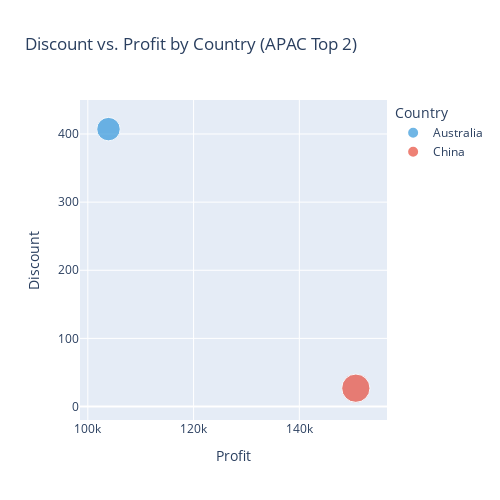

The notebook cell saved with this chart:
### Code cell
import pandas as pd
import plotly.express as px

# 데이터 불러오기
df = pd.read_csv('superstore.csv')
df_copy = df[['Year', 'Market', 'Country', 'Sales', 'Profit', 'Discount']].copy()

# APAC 데이터 필터링
apac_data = df_copy[df_copy['Market'] == 'APAC']

# 오스트레일리아와 중국만 선택 (올바른 방법)
aus_china = apac_data[apac_data['Country'].isin(['Australia', 'China'])]

# 그룹화하여 국가별 Sales, Profit 합계 계산
country_sales_profit_apac = aus_china.groupby('Country', as_index=False)[['Sales', 'Profit', 'Discount']].sum()

# 음수 Profit 값을 0으로 설정
country_sales_profit_apac['Profit'] = country_sales_profit_apac['Profit'].clip(lower=0)

# 시각화: Profit vs Discount (국가별 크기 비교)
fig = px.scatter(country_sales_profit_apac, x='Profit', y='Discount', color='Country', 
                 size='Profit', hover_data=['Discount'],color_discrete_map={'Australia': '#3498DB', 'China': '#E74C3C'},
                 title="Discount vs. Profit by Country (APAC Top 2)")

fig.update_layout(width=500, height=500, 
                  font=dict(size=12))  # 폰트 크기 조정

fig.show()

### Figure 1 — Plotly figure (JSON) as saved in the notebook; plotly's stock layout.template omitted (floating-point values rounded to 4 significant figures)
{"data": [{"hovertemplate": "Country=Australia<br>Profit=%{marker.size}<br>Discount=%{y}<extra></extra>", "legendgroup": "Australia", "marker": {"color": "#3498DB", "size": [103900.0], "sizemode": "area", "sizeref": 376.7, "symbol": "circle"}, "mode": "markers", "name": "Australia", "orientation": "v", "showlegend": true, "type": "scatter", "x": [103900.0], "xaxis": "x", "y": [407.2], "yaxis": "y"}, {"hovertemplate": "Country=China<br>Profit=%{marker.size}<br>Discount=%{y}<extra></extra>", "legendgroup": "China", "marker": {"color": "#E74C3C", "size": [150700.0], "sizemode": "area", "sizeref": 376.7, "symbol": "circle"}, "mode": "markers", "name": "China", "orientation": "v", "showlegend": true, "type": "scatter", "x": [150700.0], "xaxis": "x", "y": [26.9], "yaxis": "y"}], "layout": {"font": {"size": 12}, "height": 500, "legend": {"itemsizing": "constant", "title": {"text": "Country"}, "tracegroupgap": 0}, "title": {"text": "Discount vs. Profit by Country (APAC Top 2)"}, "width": 500, "xaxis": {"anchor": "y", "domain": [0, 1], "title": {"text": "Profit"}}, "yaxis": {"anchor": "x", "domain": [0, 1], "title": {"text": "Discount"}}}}
